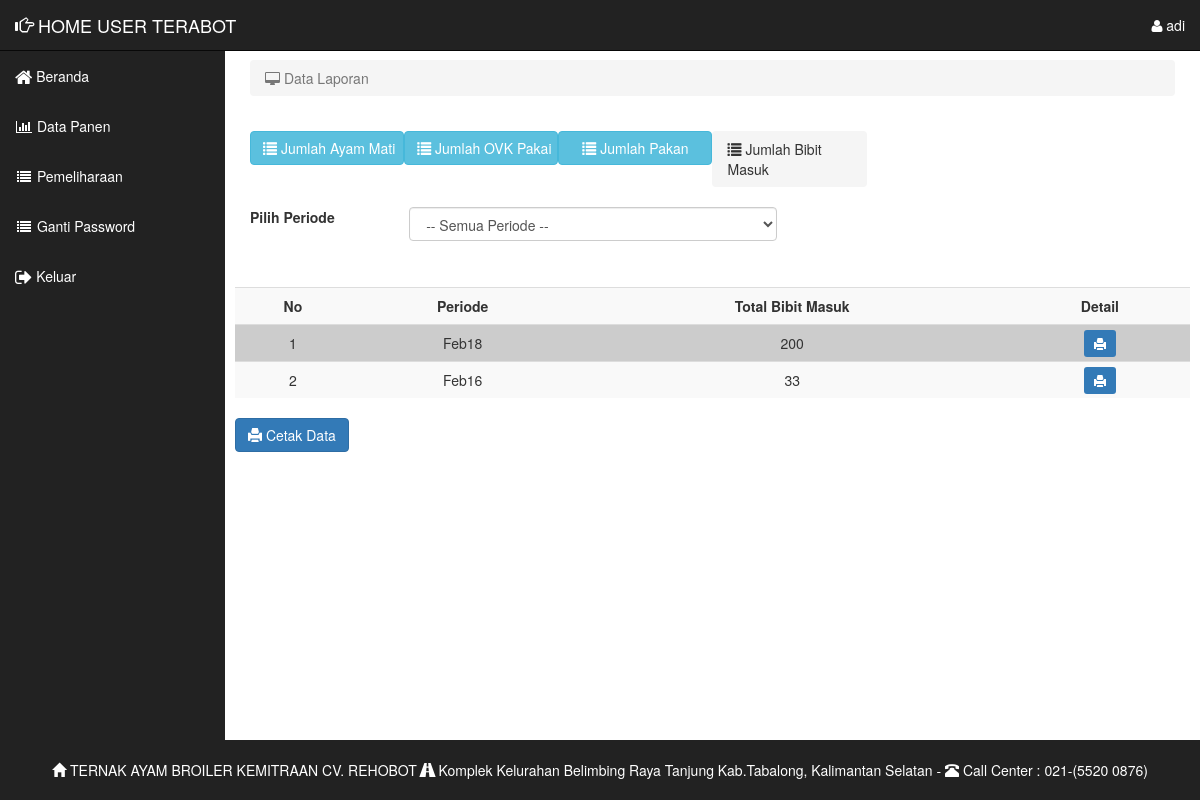
The app's page /user/lapbibit.php (signed in), older data.
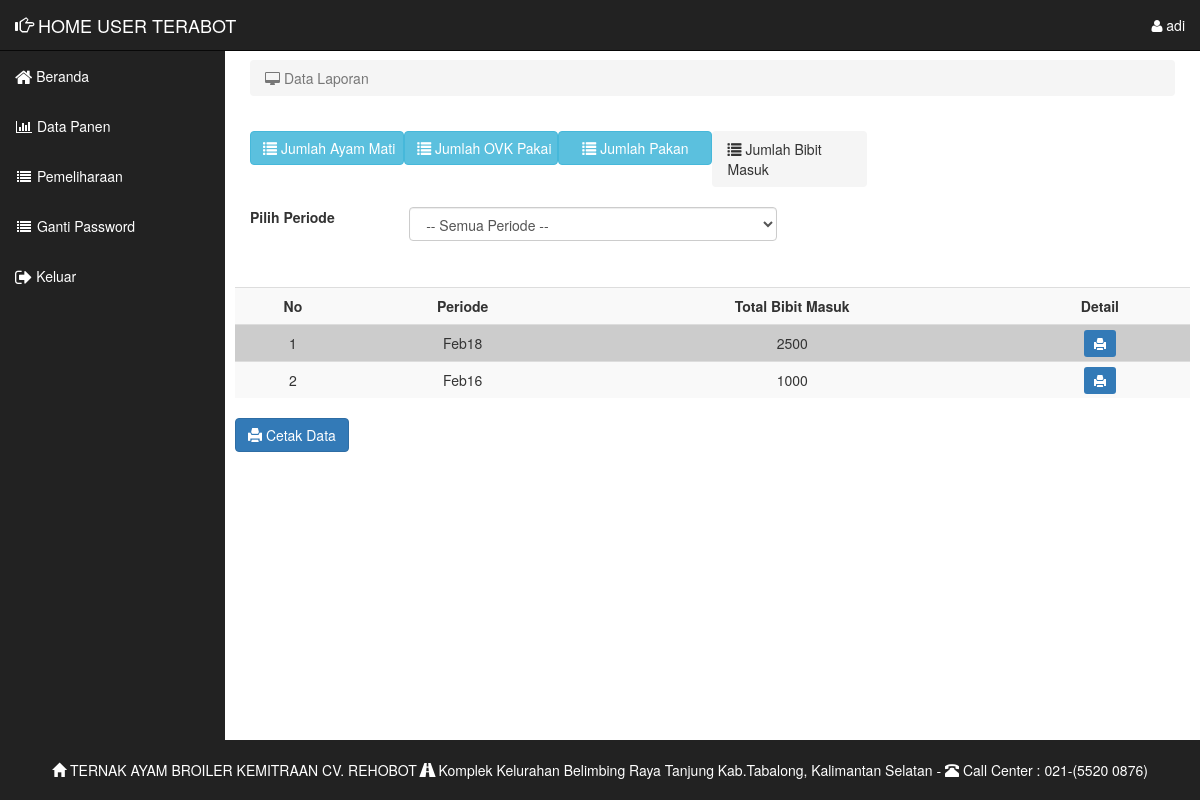
The same page, newer data.
### tables this page shows
CREATE TABLE `tbpenyerahanbibit` (
  `IDProduksi` varchar(6) NOT NULL,
  `IDPeternak` varchar(6) NOT NULL,
  `IDSupplier` varchar(6) NOT NULL,
  `Strain` varchar(10) NOT NULL,
  `TanggalChickIn` date NOT NULL,
  `JumlahChickIn` varchar(11) NOT NULL,
  `Harga` varchar(20) NOT NULL,
  `Periode` varchar(15) NOT NULL,
  `KondisiChickIn` varchar(15) NOT NULL,
  `IDDataKandang` varchar(6) NOT NULL
);

### user/lapbibit.php (the view, shortened to what this page needs)
<?php
include 'header.php';
include '../conn.php';?>
<div id="page-wrapper">
<div class="container-fluid">
                <div class="row">
                <div class="col-lg-12">
                <ol class="breadcrumb">
                <li class="active">
                <i class="fa fa-desktop"></i> Data Laporan</a></li>
                </ol>
                </div>
                </div>
				<div class="dataTable_wrapper">
  <div class="form-group">
<a href="laporan.php" class="btn btn-info  col-lg-2"><span class='glyphicon glyphicon-list'></span> Jumlah Ayam Mati</a>
<a href="lapovk.php" class="btn btn-info col-lg-2"><span class='glyphicon glyphicon-list'></span>  Jumlah OVK Pakai</a>
<a href="lappakan.php" class="btn btn-info col-lg-2"><span class='glyphicon glyphicon-list'></span>  Jumlah Pakan</a>
<ol class="breadcrumb col-lg-2">
<th  class="active" ><span class='glyphicon glyphicon-list'></span>  Jumlah Bibit Masuk</th></ol>
 </div>
</div>
</div>
<div class="table-responsive">
  <table class="table table-striped table-hover" bgcolor="#CCCCCC">
    <tr align="center">
 <form class="form-inline" method="get">
	 <div class="col-xs-2"><label> Pilih Periode</label>
    </div>
	<div class="col-xs-5">
	  <select class="form-control col-md-4" span="label label-success" onchange="form.submit()" name="anu" >
		<option value="">-- Semua Periode --</option>
		<?php
		  $anu =  @$_GET['anu'];
		?>
		</select>
		</div>
  </form>
  <br></br>  <br></br>
	  <th>No</th>
      <th>Periode</th>
	  <th>Total Bibit Masuk</th>
      <th>Detail</th>
    </tr>
    <?php
    if ($anu) {
      $sql = mysqli_query($koneksi, "SELECT *, SUM(`JumlahChickIn`) AS `total` FROM `tbpenyerahanbibit` WHERE `Periode` = '$anu'");
	  } else {
		  $sql= mysqli_query ($koneksi, "SELECT *, SUM(`JumlahChickIn`) AS `total` FROM `tbpenyerahanbibit` group by `Periode` desc");
	  }
	 if (mysqli_num_rows($sql) == 0) {
        echo "<tr><td colspan=\"9\">Tidak Ada Data</td></tr>";
      } else {
        $no = 0;
        while ($data = mysqli_fetch_array($sql)) {
          $no++;
          echo '
        <tr align="center" bgcolor="#CCCCCC">
          <td>'.$no.'</td>
          <td>'.$data[7].'</td>
		  <td align="center">'.$data[10].'</td>
          <td align="center"><a href="cetakbibitper.php?id='.$data[7].'" target="_blank" class="btn-primary btn-sm"><span class="glyphicon glyphicon-print" aria-hidden="true"></span></a>
          </td>
        </tr>';
        }
      }
    ?>
  </table>
</div>
	<div class="table-responsive">
 <a href="cetakbibitall.php" target="_blank" class="btn btn-primary" name="simpan"><span class="glyphicon glyphicon-print"></span> Cetak Data</button><a/>
</div>
</div>
<?php include 'footer.php';?>

Row changes from the older to the newer data that the page shows:
changed tbpenyerahanbibit "Feb18": data "200" → "2500"
changed tbpenyerahanbibit "Feb16": data "33" → "1000"
